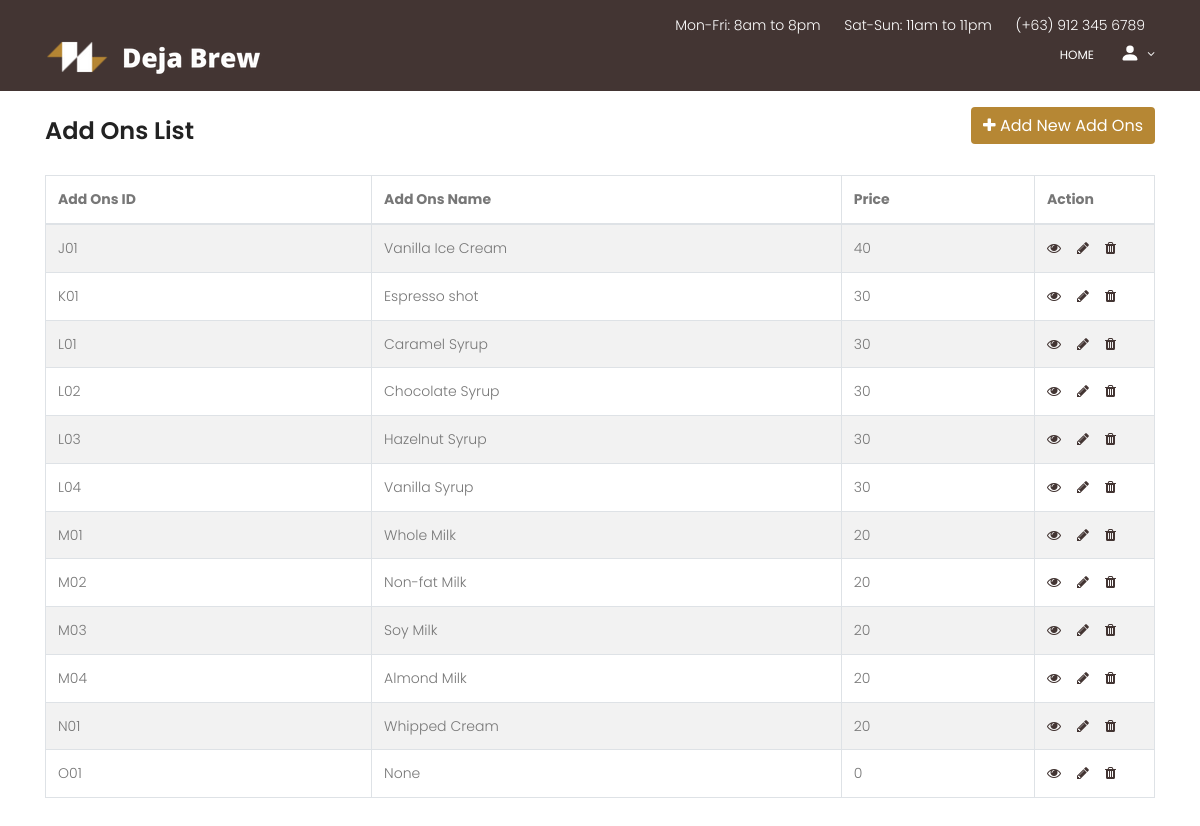
/Home-developer/Menu/add_ons/add_ons.php, run on the app's committed database.
### tables this page shows
CREATE TABLE `add_ons` (
  `Addons_ID` varchar(50) NOT NULL COMMENT 'PK for addons',
  `Addons_Name` varchar(50) NOT NULL COMMENT 'Name of addons',
  `Addons_Price` int(50) NOT NULL COMMENT 'Price of addons'
);

### Home-developer/Menu/add_ons/add_ons.php (the view, shortened to what this page needs)
<!DOCTYPE html>
	<html lang="zxx" class="no-js">
	<head>
			<link rel="stylesheet" href="css/linearicons.css">
			<link rel="stylesheet" href="css/owl.carousel.css">
			<link rel="stylesheet" href="css/font-awesome.min.css">
			<link rel="stylesheet" href="css/nice-select.css">
			<link rel="stylesheet" href="css/magnific-popup.css">
			<link rel="stylesheet" href="css/bootstrap.css">
			<link rel="stylesheet" href="css/main.css">
</head>
<body>
<header id="header" id="home" style="background: #433533;">
				<div class="header-top">
		  			<div class="container">
				  		<div class="row justify-content-end">
				  			<div class="col-lg-8 col-sm-4 col-8 header-top-right no-padding">
				  				<ul>
				  					<li>
				  						Mon-Fri: 8am to 8pm
				  					</li>
				  					<li>
				  						Sat-Sun: 11am to 11pm
				  					</li>
				  					<li>
				  						<a href="tel:(012) 6985 236 7512">(+63) 912 345 6789</a>
				  					</li>
				  				</ul>
				  			</div>
				  		</div>
		  			</div>
				</div>
			    <div class="container">
			    	<div class="row align-items-center justify-content-between d-flex">
				      <div id="logo">
				        <a href="../../index.php"><img src="img/logo.png" alt="" title="" /></a>
				      </div>
				      <nav id="nav-menu-container">
				        <ul class="nav-menu">
				          <li class="menu-active"><a href="../../index.php">Home</a></li>
						  <li class="menu-has-children"><a href="">
							  <svg xmlns="http://www.w3.org/2000/svg" width="20" height="20" fill="currentColor" class="bi bi-person-fill" viewBox="0 0 16 16">
								  <path d="M3 14s-1 0-1-1 1-4 6-4 6 3 6 4-1 1-1 1H3zm5-6a3 3 0 1 0 0-6 3 3 0 0 0 0 6z"/>
							  </svg></a>
				          </li>
				        </ul>
				      </nav>
			    	</div>
			    </div>
			  </header>
			<br><br>
			<div class="whole-wrap">
				<div class="container">
					<div class="section-top-border">
						<h3 class="mb-30">Add Ons List
                        <a href="create.php" class="btn btn-dark pull-right" style="background:#B68734; border-style: none; margin-top: -10px;"><i class="fa fa-plus"></i> Add New Add Ons</a></h3>
								<?php
                                    require_once "../config.php";
                                    $sql = "SELECT * FROM add_ons";
                                    if($results = mysqli_query($link, $sql)){
                                        if(mysqli_num_rows($results) > 0){
                                            echo '<table class="table table-bordered table-striped justify-content-center">';
                                                echo "<thead>";
                                                    echo "<tr>";
                                                        echo "<th>Add Ons ID</th>";
                                                        echo "<th>Add Ons Name</th>";
                                                        echo "<th>Price</th>";
														echo "<th>Action</th>";
                                                    echo "</tr>";
                                                echo "</thead>";
                                                echo "<tbody>";
                                                while($row = mysqli_fetch_array($results)){
                                                    echo "<tr>";
                                                        echo "<td>" . $row['Addons_ID'] . "</td>";
                                                        echo "<td>" . $row['Addons_Name'] . "</td>";
														echo "<td>" . $row['Addons_Price'] . "</td>";
                                                        echo "<td>";
                                                            echo '<a href="read.php?id='. $row['Addons_ID'] .'" class="mr-3" title="View Record" data-toggle="tooltip"><span class="fa fa-eye" style="color: #433533;"></span></a>';
                                                            echo '<a href="update.php?id='. $row['Addons_ID'] .'" class="mr-3" title="Update Record" data-toggle="tooltip"><span class="fa fa-pencil" style="color: #433533;"></span></a>';
                                                            echo '<a href="delete.php?id='. $row['Addons_ID'] .'" title="Delete Record" data-toggle="tooltip"><span class="fa fa-trash" style="color: #433533;"></span></a>';
                                                        echo "</td>";
                                                    echo "</tr>";
                                                }
                                                echo "</tbody>";
                                            echo "</table>";
                                        } else{
                                            echo '<div class="alert alert-danger"><em>No records were found.</em></div>';
                                        }
                                    } else{
                                        echo "Oops! Something went wrong. Please try again later.";
                                    }
                                ?>
						</div>
				</div>
			</div>
</body>
</html>

### Home-developer/Menu/add_ons/css/main.css (style rules this page uses)
body { color: #777777; font-family: "Poppins", sans-serif; font-size: 14px; font-weight: 300; line-height: 1.625em; position: relative; }
ol, ul { margin: 0; padding: 0; list-style: none; }
a { -webkit-transition: all 0.3s ease 0s; -moz-transition: all 0.3s ease 0s; -o-transition: all 0.3s ease 0s; transition: all 0.3s ease 0s; }
a, a:focus, a:hover { text-decoration: none; outline: 0; }
.btn i, .btn-large i, .btn-floating i, .btn-large i, .btn-flat i { font-size: 1em; line-height: inherit; }
h1, h2, h3, h4, h5, h6 { font-family: "Poppins", sans-serif; color: #222222; line-height: 1.2em !important; margin-bottom: 0; margin-top: 0; font-weight: 600; }
h3, .h3 { font-size: 24px; }
td, th { border-radius: 0px; }
.mb-30 { margin-bottom: 30px; }
.no-padding { padding: 0; }
h3 { font-size: 24px; }
h1, h2, h3, h4, h5, h6 { line-height: 1.5em; }
#header { padding: 14px 0; position: fixed; left: 0; top: 0; right: 0; transition: all 0.5s; z-index: 997; }
.header-top ul { text-align: right; margin-right: 5px; }
.header-top ul li { color: #fff; display: inline-block; margin-right: 20px; }
.header-top ul li a { color: #fff; }
#header #logo img { padding: 0; margin: 0; }
.nav-menu, .nav-menu * { margin: 0; padding: 0; list-style: none; }
.nav-menu li { position: relative; white-space: nowrap; }
.nav-menu > li { float: left; }
.sf-arrows .sf-with-ul { padding-right: 30px; }
.sf-arrows .sf-with-ul:after { content: "\f107"; position: absolute; right: 15px; font-family: FontAwesome; font-style: normal; font-weight: normal; }
#nav-menu-container { margin: 0; }
.nav-menu a { padding: 0 8px 0px 8px; text-decoration: none; display: inline-block; color: #fff; font-weight: 400; font-size: 12px; text-transform: uppercase; outline: none; }
.nav-menu > li { margin-left: 10px; }
#mobile-nav { position: fixed; top: 0; padding-top: 18px; bottom: 0; z-index: 998; background: rgba(0, 0, 0, 0.8); left: -260px; width: 260px; overflow-y: auto; transition: 0.4s; }
#mobile-nav ul { padding: 0; margin: 0; list-style: none; }
#mobile-nav ul li { position: relative; }
#mobile-nav ul li a { color: #fff; font-size: 13px; text-transform: uppercase; overflow: hidden; padding: 10px 22px 10px 15px; position: relative; text-decoration: none; width: 100%; display: block; outline: none; font-weight: 700; }
.whole-wrap { background-color: #fff; }
.section-top-border { padding: 70px 0; border-top: 1px dotted #eee; }

### Home-developer/Menu/add_ons/add_ons.php (style rules this page uses)
table tr td:last-child { width: 120px; }

### data on the page
add_ons: Addons_ID "J01", Addons_Name "Vanilla Ice Cream", Addons_Price "40"
add_ons: Addons_ID "K01", Addons_Name "Espresso shot", Addons_Price "30"
add_ons: Addons_ID "L01", Addons_Name "Caramel Syrup", Addons_Price "30"
add_ons: Addons_ID "L02", Addons_Name "Chocolate Syrup", Addons_Price "30"
add_ons: Addons_ID "L03", Addons_Name "Hazelnut Syrup", Addons_Price "30"
add_ons: Addons_ID "L04", Addons_Name "Vanilla Syrup", Addons_Price "30"
add_ons: Addons_ID "M01", Addons_Name "Whole Milk", Addons_Price "20"
add_ons: Addons_ID "M02", Addons_Name "Non-fat Milk", Addons_Price "20"
add_ons: Addons_ID "M03", Addons_Name "Soy Milk", Addons_Price "20"
add_ons: Addons_ID "M04", Addons_Name "Almond Milk", Addons_Price "20"
add_ons: Addons_ID "N01", Addons_Name "Whipped Cream", Addons_Price "20"
add_ons: Addons_ID "O01", Addons_Name "None", Addons_Price "0"
